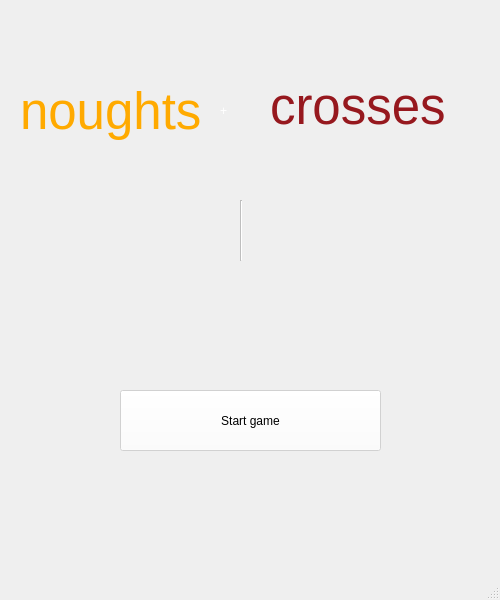
<?xml version="1.0" encoding="UTF-8"?>
<ui version="4.0">
 <class>MainWindow</class>
 <widget class="QMainWindow" name="MainWindow">
  <property name="enabled">
   <bool>false</bool>
  </property>
  <property name="geometry">
   <rect>
    <x>0</x>
    <y>0</y>
    <width>500</width>
    <height>600</height>
   </rect>
  </property>
  <property name="maximumSize">
   <size>
    <width>16777215</width>
    <height>600</height>
   </size>
  </property>
  <property name="windowTitle">
   <string>homeWindow</string>
  </property>
  <property name="styleSheet">
   <string notr="true">font: 21pt &quot;Rockwell Condensed&quot;;
</string>
  </property>
  <property name="tabShape">
   <enum>QTabWidget::Rounded</enum>
  </property>
  <widget class="QWidget" name="centralwidget">
   <widget class="QLabel" name="label">
    <property name="geometry">
     <rect>
      <x>20</x>
      <y>80</y>
      <width>191</width>
      <height>61</height>
     </rect>
    </property>
    <property name="font">
     <font>
      <family>MS Shell Dlg 2</family>
      <pointsize>38</pointsize>
      <weight>50</weight>
      <italic>false</italic>
      <bold>false</bold>
     </font>
    </property>
    <property name="layoutDirection">
     <enum>Qt::LeftToRight</enum>
    </property>
    <property name="styleSheet">
     <string notr="true">font: 38pt &quot;MS Shell Dlg 2&quot;;
color: rgb(255, 170, 0);</string>
    </property>
    <property name="text">
     <string>noughts </string>
    </property>
   </widget>
   <widget class="QLabel" name="label_2">
    <property name="geometry">
     <rect>
      <x>220</x>
      <y>90</y>
      <width>41</width>
      <height>41</height>
     </rect>
    </property>
    <property name="styleSheet">
     <string notr="true">color: rgb(255, 255, 255);
font: 30pt &quot;MS Shell Dlg 2&quot;;</string>
    </property>
    <property name="text">
     <string>+</string>
    </property>
   </widget>
   <widget class="QLabel" name="label_3">
    <property name="geometry">
     <rect>
      <x>270</x>
      <y>70</y>
      <width>211</width>
      <height>71</height>
     </rect>
    </property>
    <property name="font">
     <font>
      <family>MS Shell Dlg 2</family>
      <pointsize>38</pointsize>
      <weight>50</weight>
      <italic>false</italic>
      <bold>false</bold>
     </font>
    </property>
    <property name="styleSheet">
     <string notr="true">color: rgb(150, 24, 30);
font: 38pt &quot;MS Shell Dlg 2&quot;;</string>
    </property>
    <property name="text">
     <string>crosses</string>
    </property>
   </widget>
   <widget class="QLabel" name="label_4">
    <property name="geometry">
     <rect>
      <x>160</x>
      <y>210</y>
      <width>51</width>
      <height>51</height>
     </rect>
    </property>
    <property name="text">
     <string/>
    </property>
    <property name="pixmap">
     <pixmap>nought-01.png</pixmap>
    </property>
    <property name="scaledContents">
     <bool>true</bool>
    </property>
   </widget>
   <widget class="QLabel" name="label_6">
    <property name="geometry">
     <rect>
      <x>270</x>
      <y>210</y>
      <width>51</width>
      <height>51</height>
     </rect>
    </property>
    <property name="text">
     <string/>
    </property>
    <property name="pixmap">
     <pixmap>cross-01.png</pixmap>
    </property>
    <property name="scaledContents">
     <bool>true</bool>
    </property>
   </widget>
   <widget class="Line" name="line">
    <property name="geometry">
     <rect>
      <x>240</x>
      <y>200</y>
      <width>3</width>
      <height>61</height>
     </rect>
    </property>
    <property name="orientation">
     <enum>Qt::Vertical</enum>
    </property>
   </widget>
   <widget class="QPushButton" name="pushButton">
    <property name="geometry">
     <rect>
      <x>120</x>
      <y>390</y>
      <width>261</width>
      <height>61</height>
     </rect>
    </property>
    <property name="styleSheet">
     <string notr="true">color: rgb(0, 0, 0);
background-color: rgb(255, 255, 255);
font: 18pt &quot;MS Shell Dlg 2&quot;;</string>
    </property>
    <property name="text">
     <string>Start game</string>
    </property>
   </widget>
  </widget>
  <widget class="QMenuBar" name="menubar">
   <property name="geometry">
    <rect>
     <x>0</x>
     <y>0</y>
     <width>500</width>
     <height>39</height>
    </rect>
   </property>
  </widget>
  <widget class="QStatusBar" name="statusbar"/>
 </widget>
 <resources/>
 <connections/>
</ui>
